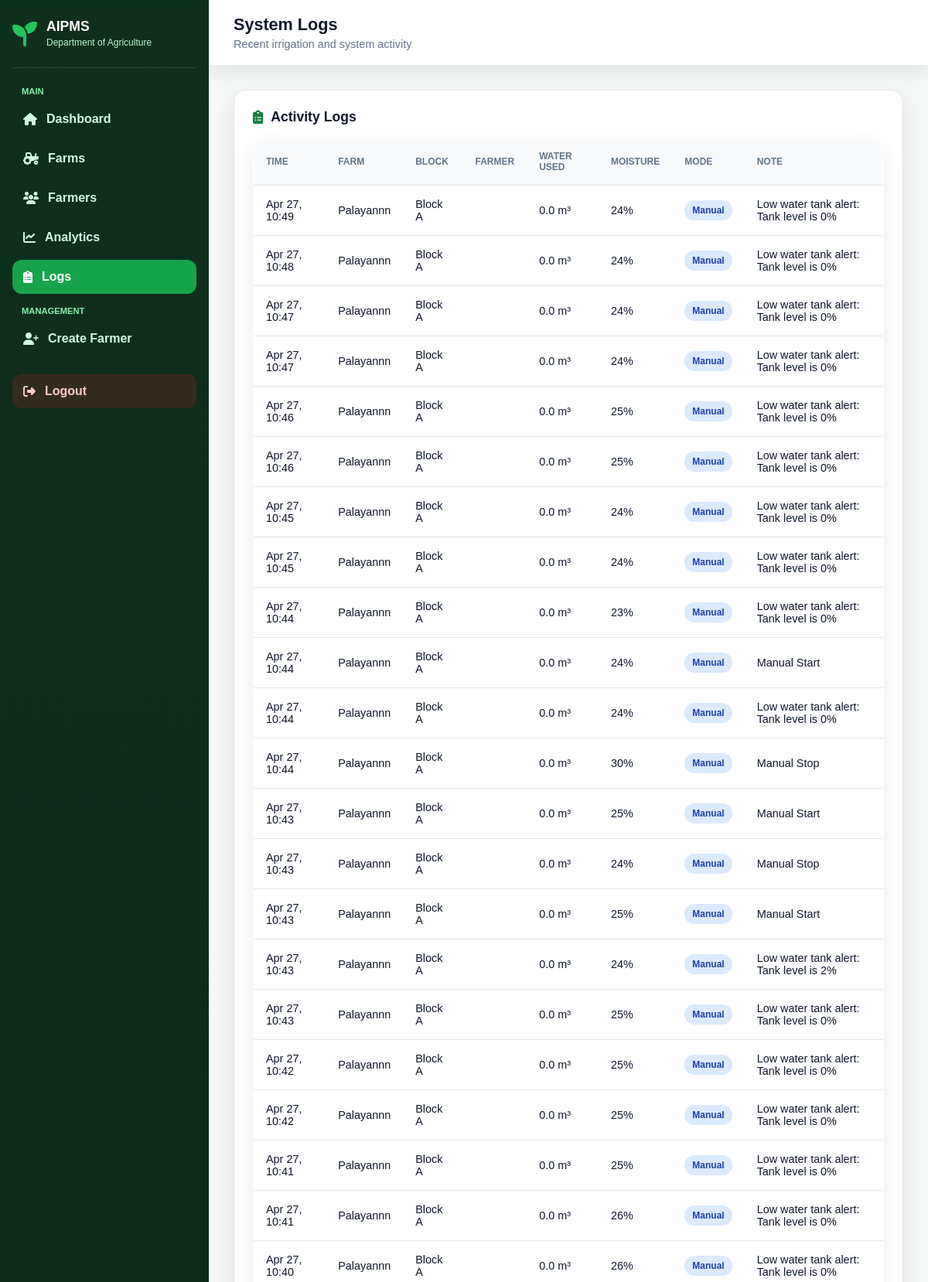
/lgu/logs/ (signed in, upper part), run on the app's committed database.
### core/models.py (models this page shows, shortened)
class WaterLog(models.Model):
    block = models.ForeignKey(Block, on_delete=models.CASCADE, related_name="water_logs")
    timestamp = models.DateTimeField(auto_now_add=True)
    amount = models.FloatField(default=0.0)
    moisture_at_time = models.IntegerField(default=0)
    mode = models.CharField(max_length=10, default="auto")
    note = models.CharField(max_length=100, blank=True, null=True)

class Block(models.Model):
    farm = models.ForeignKey(Farm, on_delete=models.CASCADE, related_name="blocks")
    name = models.CharField(max_length=100) # e.g., "Block 1"
    current_moisture = models.FloatField(default=0.0)
    current_ph = models.FloatField(default=7.0)
    current_temp = models.FloatField(default=0.0)
    is_raining = models.BooleanField(default=False)
    water_tank_level = models.FloatField(default=0.0)
    MODE_CHOICES = [('manual', 'Manual'), ('auto', 'Auto')]
    mode = models.CharField(max_length=10, choices=MODE_CHOICES, default='auto')
    pump_status = models.BooleanField(default=False)
    last_updated = models.DateTimeField(auto_now=True)
    dry_threshold = models.IntegerField(default=40)
    wet_threshold = models.IntegerField(default=70)
    critical_threshold = models.IntegerField(default=25)

class Farm(models.Model):
    name = models.CharField(max_length=100, default="My Farm")
    location = models.CharField(max_length=200, default="Puerto Princesa City")
    farmer = models.ManyToManyField(User, blank=True, related_name="farms")

### core/decorators.py (the view)
    def wrapper(request, *args, **kwargs):
        if not request.user.is_authenticated:
            return redirect("/lgu-login/")
        if not hasattr(request.user, "lgu_profile"):
            return redirect("/farmer-login/")
        return view_func(request, *args, **kwargs)

### core/views.py (called while the page is built)
@lgu_required
def lgu_logs(request):
    logs = WaterLog.objects.select_related(
        "block",
        "block__farm"
    ).prefetch_related(
        "block__farm__farmer"
    ).order_by("-timestamp")[:100]
    return render(request, "lgu_logs.html", {
        "logs": logs
    })

### core/templates/lgu_logs.html (shortened to what this page needs)
{% load static %}
<!DOCTYPE html>
<html lang="en">
<head>
    <link rel="stylesheet" href="{% static 'css/lgu.css' %}">
    <link rel="stylesheet" href="https://cdnjs.cloudflare.com/ajax/libs/font-awesome/6.4.0/css/all.min.css">
</head>
<body>
<div class="layout">
    <aside class="sidebar">
        <div class="sidebar-brand">
            <i class="fas fa-seedling"></i>
            <div>
                <strong>AIPMS</strong>
                <small>Department of Agriculture</small>
            </div>
        </div>
        <div class="sidebar-section">Main</div>
        <a href="{% url 'lgu_dashboard' %}" class="sidebar-link">
            <i class="fas fa-home"></i> Dashboard
        </a>
        <a href="{% url 'lgu_farms' %}" class="sidebar-link">
            <i class="fas fa-tractor"></i> Farms
        </a>
        <a href="{% url 'lgu_farmers' %}" class="sidebar-link">
            <i class="fas fa-users"></i> Farmers
        </a>
        <a href="{% url 'lgu_analytics' %}" class="sidebar-link">
            <i class="fas fa-chart-line"></i> Analytics
        </a>
        <a href="{% url 'lgu_logs' %}" class="sidebar-link active">
            <i class="fas fa-clipboard-list"></i> Logs
        </a>
        <div class="sidebar-section">Management</div>
        <a href="{% url 'lgu_create_farmer' %}" class="sidebar-link">
            <i class="fas fa-user-plus"></i> Create Farmer
        </a>
        <a href="{% url 'lgu_logout' %}" class="sidebar-link logout">
            <i class="fas fa-sign-out-alt"></i> Logout
        </a>
    </aside>
    <main class="main">
        <div class="topbar">
            <div>
                <h2>System Logs</h2>
                <p>Recent irrigation and system activity</p>
            </div>
        </div>
        <div class="container">
            <div class="panel">
                <h3 class="section-title">
                    <i class="fas fa-clipboard-list"></i> Activity Logs
                </h3>
                <table>
                    <thead>
                        <tr>
                            <th>Time</th>
                            <th>Farm</th>
                            <th>Block</th>
                            <th>Farmer</th>
                            <th>Water Used</th>
                            <th>Moisture</th>
                            <th>Mode</th>
                            <th>Note</th>
                        </tr>
                    </thead>
                    <tbody>
                        {% for log in logs %}
                        <tr>
                            <td>{{ log.timestamp|date:"M d, H:i" }}</td>
                            <td>{{ log.block.farm.name }}</td>
                            <td>{{ log.block.name }}</td>
                            <td>
                            </td>
                            <td>{{ log.amount }} m³</td>
                            <td>{{ log.moisture_at_time }}%</td>
                            <td>
                                {% if log.mode == "manual" %}
                                    <span class="badge badge-blue">Manual</span>
                                {% else %}
                                    <span class="badge badge-green">Auto</span>
                                {% endif %}
                            </td>
                            <td>
                                {% if log.note %}
                                    {{ log.note }}
                                {% else %}
                                    —
                                {% endif %}
                            </td>
                        </tr>
                        {% empty %}
                        <tr>
                            <td colspan="8">No logs available.</td>
                        </tr>
                        {% endfor %}
                    </tbody>
                </table>
            </div>
        </div>
    </main>
</div>
</body>
</html>

### core/static/css/lgu.css (style rules this page uses)
:root { --primary: #15803d; --primary-light: #dcfce7; --sidebar: #0f2f1d; --dark: #0f172a; --muted: #64748b; --bg: #f4f7f5; --card: #ffffff; --border: #e2e8f0; --danger-bg: #fee2e2; --danger: #991b1b; --warning-bg: #fef3c7; --warning: #92400e; --info-bg: #dbeafe; --info: #1e40af; --shadow: 0 8px 24px rgba(15, 23, 42, 0.08); }
* { box-sizing: border-box; }
body { margin: 0; font-family: Arial, sans-serif; background: var(--bg); color: var(--dark); }
.layout { display: flex; min-height: 100vh; }
.sidebar { width: 270px; background: linear-gradient(180deg, #0f2f1d, #071b10); color: white; padding: 1.5rem 1rem; position: fixed; top: 0; bottom: 0; left: 0; }
.sidebar-brand { display: flex; align-items: center; gap: 12px; padding-bottom: 1.5rem; border-bottom: 1px solid rgba(255,255,255,0.12); margin-bottom: 1.5rem; }
.sidebar-brand i { color: #22c55e; font-size: 2rem; }
.sidebar-brand strong { display: block; font-size: 1.1rem; }
.sidebar-brand small { color: #bbf7d0; font-size: 0.75rem; }
.sidebar-section { font-size: 0.7rem; font-weight: 800; text-transform: uppercase; color: #86efac; margin: 1rem 12px 0.5rem; }
.sidebar-link { display: flex; align-items: center; gap: 12px; padding: 13px 14px; border-radius: 12px; color: #d1fae5; text-decoration: none; font-weight: 700; margin-bottom: 7px; }
.sidebar-link:hover, .sidebar-link.active { background: #16a34a; color: white; }
.sidebar-link.logout { margin-top: 1.5rem; background: rgba(220, 38, 38, 0.18); color: #fecaca; }
.main { margin-left: 270px; width: calc(100% - 270px); }
.topbar { background: white; padding: 1.2rem 2rem; box-shadow: var(--shadow); display: flex; justify-content: space-between; align-items: center; }
.topbar h2 { margin: 0; font-size: 1.35rem; }
.topbar p { margin: 4px 0 0; color: var(--muted); font-size: 0.9rem; }
.container { padding: 2rem; }
.panel { background: white; border-radius: 16px; padding: 1.5rem; box-shadow: var(--shadow); border: 1px solid var(--border); margin-bottom: 1.5rem; }
.section-title { display: flex; align-items: center; gap: 10px; margin: 0 0 1rem; }
table { width: 100%; border-collapse: collapse; background: white; border-radius: 16px; overflow: hidden; box-shadow: var(--shadow); border: 1px solid var(--border); }
th, td { padding: 1rem; text-align: left; border-bottom: 1px solid var(--border); font-size: 0.9rem; }
th { background: #f8fafc; color: var(--muted); font-size: 0.75rem; text-transform: uppercase; }
.badge { padding: 6px 10px; border-radius: 999px; font-weight: 800; font-size: 0.75rem; display: inline-block; }
.badge-blue { background: #dbeafe; color: #1e40af; }
.panel { background: #ffffff; border-radius: 16px; padding: 1.5rem; box-shadow: var(--shadow); border: 1px solid var(--border); }
.section-title { display: flex; align-items: center; gap: 10px; margin: 0 0 1rem; font-size: 1.1rem; color: var(--dark); }
.section-title i { color: var(--primary); }

### data on the page
WaterLog: timestamp "Apr 27, 10:49", block.farm.name "Palayannn", block.name "Block A", amount "0.0", moisture_at_time "24", mode "Manual", note "Low water tank alert: Tank level is 0%"
WaterLog: timestamp "Apr 27, 10:48", block.farm.name "Palayannn", block.name "Block A", amount "0.0", moisture_at_time "24", mode "Manual", note "Low water tank alert: Tank level is 0%"
WaterLog: timestamp "Apr 27, 10:47", block.farm.name "Palayannn", block.name "Block A", amount "0.0", moisture_at_time "24", mode "Manual", note "Low water tank alert: Tank level is 0%"
WaterLog: timestamp "Apr 27, 10:47", block.farm.name "Palayannn", block.name "Block A", amount "0.0", moisture_at_time "24", mode "Manual", note "Low water tank alert: Tank level is 0%"
WaterLog: timestamp "Apr 27, 10:46", block.farm.name "Palayannn", block.name "Block A", amount "0.0", moisture_at_time "25", mode "Manual", note "Low water tank alert: Tank level is 0%"
WaterLog: timestamp "Apr 27, 10:46", block.farm.name "Palayannn", block.name "Block A", amount "0.0", moisture_at_time "25", mode "Manual", note "Low water tank alert: Tank level is 0%"
WaterLog: timestamp "Apr 27, 10:45", block.farm.name "Palayannn", block.name "Block A", amount "0.0", moisture_at_time "24", mode "Manual", note "Low water tank alert: Tank level is 0%"
WaterLog: timestamp "Apr 27, 10:45", block.farm.name "Palayannn", block.name "Block A", amount "0.0", moisture_at_time "24", mode "Manual", note "Low water tank alert: Tank level is 0%"
WaterLog: timestamp "Apr 27, 10:44", block.farm.name "Palayannn", block.name "Block A", amount "0.0", moisture_at_time "23", mode "Manual", note "Low water tank alert: Tank level is 0%"
WaterLog: timestamp "Apr 27, 10:44", block.farm.name "Palayannn", block.name "Block A", amount "0.0", moisture_at_time "24", mode "Manual", note "Manual Start"
WaterLog: timestamp "Apr 27, 10:44", block.farm.name "Palayannn", block.name "Block A", amount "0.0", moisture_at_time "24", mode "Manual", note "Low water tank alert: Tank level is 0%"
WaterLog: timestamp "Apr 27, 10:44", block.farm.name "Palayannn", block.name "Block A", amount "0.0", moisture_at_time "30", mode "Manual", note "Manual Stop"
WaterLog: timestamp "Apr 27, 10:43", block.farm.name "Palayannn", block.name "Block A", amount "0.0", moisture_at_time "25", mode "Manual", note "Manual Start"
WaterLog: timestamp "Apr 27, 10:43", block.farm.name "Palayannn", block.name "Block A", amount "0.0", moisture_at_time "24", mode "Manual", note "Manual Stop"
WaterLog: timestamp "Apr 27, 10:43", block.farm.name "Palayannn", block.name "Block A", amount "0.0", moisture_at_time "25", mode "Manual", note "Manual Start"
WaterLog: timestamp "Apr 27, 10:43", block.farm.name "Palayannn", block.name "Block A", amount "0.0", moisture_at_time "24", mode "Manual", note "Low water tank alert: Tank level is 2%"
WaterLog: timestamp "Apr 27, 10:43", block.farm.name "Palayannn", block.name "Block A", amount "0.0", moisture_at_time "25", mode "Manual", note "Low water tank alert: Tank level is 0%"
WaterLog: timestamp "Apr 27, 10:42", block.farm.name "Palayannn", block.name "Block A", amount "0.0", moisture_at_time "25", mode "Manual", note "Low water tank alert: Tank level is 0%"
WaterLog: timestamp "Apr 27, 10:42", block.farm.name "Palayannn", block.name "Block A", amount "0.0", moisture_at_time "25", mode "Manual", note "Low water tank alert: Tank level is 0%"
WaterLog: timestamp "Apr 27, 10:41", block.farm.name "Palayannn", block.name "Block A", amount "0.0", moisture_at_time "25", mode "Manual", note "Low water tank alert: Tank level is 0%"
WaterLog: timestamp "Apr 27, 10:41", block.farm.name "Palayannn", block.name "Block A", amount "0.0", moisture_at_time "26", mode "Manual", note "Low water tank alert: Tank level is 0%"
WaterLog: timestamp "Apr 27, 10:40", block.farm.name "Palayannn", block.name "Block A", amount "0.0", moisture_at_time "26", mode "Manual", note "Low water tank alert: Tank level is 0%"
